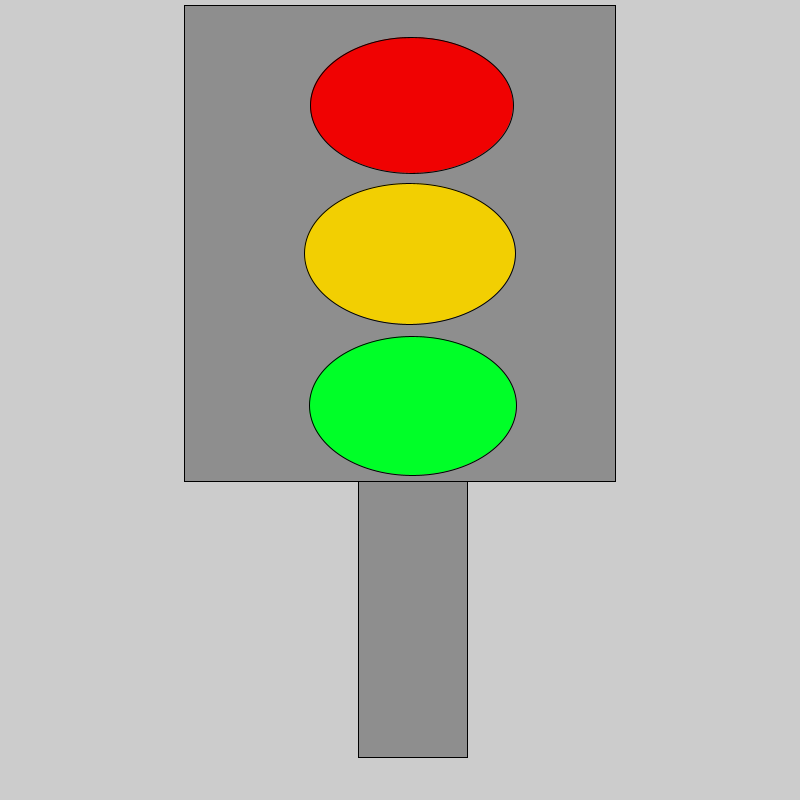
Frame 1 (no input)
Frame 60 (the mouse pressed at the canvas centre just before this capture): identical to frame 1, image omitted
Frame 120 (the mouse held since frame 60 and released just before this capture): identical to frame 1, image omitted

The Processing sketch that drew this single still picture (run headless with seeded random() and noise(); from frame 60 on, the mouse is pressed at the canvas centre):

// Processing sketch: Opdracht_3_3
// ── Opdracht_3_3.pde
void setup() {
    size(800, 800);
}


void draw() {
  fill(142, 142, 142);
  rect(184.0, 5.0, 431.0, 476.0);
  rect(358.0, 481.0, 109.0, 276.0);
  fill(0, 255, 40);
  ellipse(412.5, 405.5, 207.0, 139.0);
  fill(242, 207, 2);
  ellipse(409.5, 253.5, 211.0, 141.0);
  fill(240, 2, 2);
  ellipse(411.5, 105.0, 203.0, 136.0);
}
